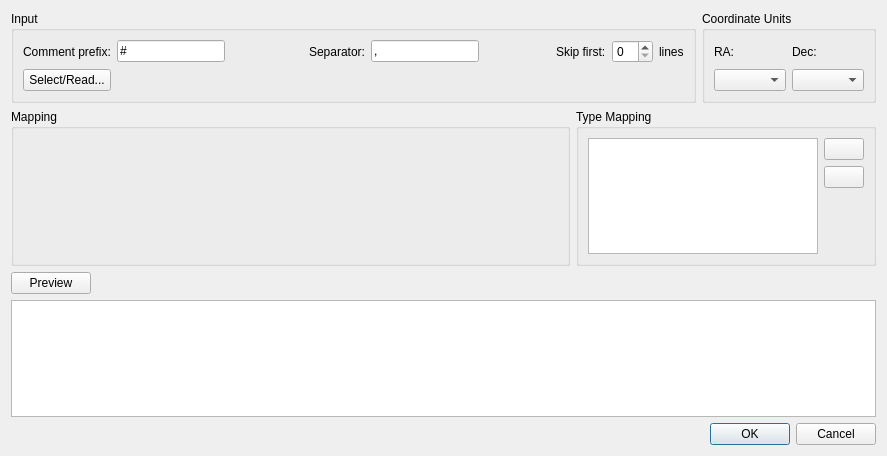
<?xml version="1.0" encoding="UTF-8"?>
<ui version="4.0">
 <class>CatalogCSVImport</class>
 <widget class="QDialog" name="CatalogCSVImport">
  <property name="geometry">
   <rect>
    <x>0</x>
    <y>0</y>
    <width>887</width>
    <height>456</height>
   </rect>
  </property>
  <property name="windowTitle">
   <string>CSV Import</string>
  </property>
  <layout class="QVBoxLayout" name="verticalLayout">
   <item>
    <layout class="QHBoxLayout" name="horizontalLayout_5">
     <property name="topMargin">
      <number>0</number>
     </property>
     <item>
      <widget class="QGroupBox" name="groupBox">
       <property name="sizePolicy">
        <sizepolicy hsizetype="Minimum" vsizetype="Minimum">
         <horstretch>0</horstretch>
         <verstretch>0</verstretch>
        </sizepolicy>
       </property>
       <property name="minimumSize">
        <size>
         <width>0</width>
         <height>0</height>
        </size>
       </property>
       <property name="title">
        <string>Input</string>
       </property>
       <layout class="QGridLayout" name="gridLayout">
        <item row="2" column="4">
         <widget class="QLabel" name="obj_count">
          <property name="text">
           <string/>
          </property>
         </widget>
        </item>
        <item row="1" column="8">
         <widget class="QLabel" name="label_3">
          <property name="text">
           <string>lines</string>
          </property>
         </widget>
        </item>
        <item row="2" column="1" colspan="3">
         <widget class="QLabel" name="file_path_label">
          <property name="text">
           <string/>
          </property>
         </widget>
        </item>
        <item row="1" column="5">
         <spacer name="horizontalSpacer">
          <property name="orientation">
           <enum>Qt::Horizontal</enum>
          </property>
          <property name="sizeHint" stdset="0">
           <size>
            <width>40</width>
            <height>20</height>
           </size>
          </property>
         </spacer>
        </item>
        <item row="1" column="6">
         <widget class="QLabel" name="label_2">
          <property name="text">
           <string>Skip first:</string>
          </property>
         </widget>
        </item>
        <item row="1" column="3">
         <widget class="QLabel" name="label_4">
          <property name="text">
           <string>Separator:</string>
          </property>
         </widget>
        </item>
        <item row="1" column="1">
         <widget class="QLineEdit" name="comment_prefix">
          <property name="sizePolicy">
           <sizepolicy hsizetype="Minimum" vsizetype="Fixed">
            <horstretch>0</horstretch>
            <verstretch>0</verstretch>
           </sizepolicy>
          </property>
          <property name="minimumSize">
           <size>
            <width>100</width>
            <height>0</height>
           </size>
          </property>
          <property name="maximumSize">
           <size>
            <width>1000</width>
            <height>16777215</height>
           </size>
          </property>
          <property name="text">
           <string>#</string>
          </property>
          <property name="maxLength">
           <number>1</number>
          </property>
         </widget>
        </item>
        <item row="1" column="2">
         <spacer name="horizontalSpacer_2">
          <property name="orientation">
           <enum>Qt::Horizontal</enum>
          </property>
          <property name="sizeHint" stdset="0">
           <size>
            <width>40</width>
            <height>20</height>
           </size>
          </property>
         </spacer>
        </item>
        <item row="1" column="4">
         <widget class="QLineEdit" name="separator">
          <property name="maximumSize">
           <size>
            <width>16777176</width>
            <height>16777215</height>
           </size>
          </property>
          <property name="text">
           <string>,</string>
          </property>
          <property name="maxLength">
           <number>1</number>
          </property>
         </widget>
        </item>
        <item row="1" column="7">
         <widget class="QSpinBox" name="skip"/>
        </item>
        <item row="2" column="0">
         <widget class="QPushButton" name="file_select_button">
          <property name="text">
           <string>Select/Read...</string>
          </property>
         </widget>
        </item>
        <item row="1" column="0">
         <widget class="QLabel" name="label">
          <property name="text">
           <string>Comment prefix:</string>
          </property>
         </widget>
        </item>
       </layout>
      </widget>
     </item>
     <item>
      <widget class="QGroupBox" name="groupBox_2">
       <property name="title">
        <string>Coordinate Units</string>
       </property>
       <layout class="QHBoxLayout" name="horizontalLayout_4">
        <item>
         <layout class="QHBoxLayout" name="horizontalLayout_3">
          <item>
           <layout class="QVBoxLayout" name="verticalLayout_3">
            <item>
             <widget class="QLabel" name="label_6">
              <property name="text">
               <string>RA:</string>
              </property>
             </widget>
            </item>
            <item>
             <widget class="QComboBox" name="ra_units"/>
            </item>
           </layout>
          </item>
          <item>
           <layout class="QVBoxLayout" name="verticalLayout_5">
            <item>
             <widget class="QLabel" name="label_7">
              <property name="text">
               <string>Dec:</string>
              </property>
             </widget>
            </item>
            <item>
             <widget class="QComboBox" name="dec_units"/>
            </item>
           </layout>
          </item>
         </layout>
        </item>
       </layout>
      </widget>
     </item>
    </layout>
   </item>
   <item>
    <layout class="QHBoxLayout" name="horizontalLayout_2">
     <property name="topMargin">
      <number>0</number>
     </property>
     <item>
      <widget class="QGroupBox" name="column_mapping">
       <property name="sizePolicy">
        <sizepolicy hsizetype="Expanding" vsizetype="Minimum">
         <horstretch>0</horstretch>
         <verstretch>0</verstretch>
        </sizepolicy>
       </property>
       <property name="title">
        <string>Mapping</string>
       </property>
      </widget>
     </item>
     <item>
      <widget class="QGroupBox" name="type_mapping">
       <property name="maximumSize">
        <size>
         <width>300</width>
         <height>16777215</height>
        </size>
       </property>
       <property name="title">
        <string>Type Mapping</string>
       </property>
       <layout class="QHBoxLayout" name="horizontalLayout">
        <item>
         <widget class="QTableWidget" name="type_table">
          <property name="maximumSize">
           <size>
            <width>16777215</width>
            <height>16777215</height>
           </size>
          </property>
         </widget>
        </item>
        <item>
         <layout class="QVBoxLayout" name="verticalLayout_2">
          <property name="leftMargin">
           <number>0</number>
          </property>
          <item>
           <widget class="QPushButton" name="add_map">
            <property name="icon">
             <iconset theme="list-add">
              <normaloff>.</normaloff>.</iconset>
            </property>
           </widget>
          </item>
          <item>
           <widget class="QPushButton" name="remove_map">
            <property name="icon">
             <iconset theme="list-remove">
              <normaloff>.</normaloff>.</iconset>
            </property>
           </widget>
          </item>
          <item>
           <spacer name="verticalSpacer">
            <property name="orientation">
             <enum>Qt::Vertical</enum>
            </property>
            <property name="sizeHint" stdset="0">
             <size>
              <width>20</width>
              <height>40</height>
             </size>
            </property>
           </spacer>
          </item>
         </layout>
        </item>
       </layout>
      </widget>
     </item>
    </layout>
   </item>
   <item>
    <layout class="QHBoxLayout" name="horizontalLayout_6">
     <property name="bottomMargin">
      <number>0</number>
     </property>
     <item>
      <widget class="QPushButton" name="preview_button">
       <property name="text">
        <string>Preview</string>
       </property>
      </widget>
     </item>
     <item>
      <spacer name="horizontalSpacer_3">
       <property name="orientation">
        <enum>Qt::Horizontal</enum>
       </property>
       <property name="sizeHint" stdset="0">
        <size>
         <width>40</width>
         <height>20</height>
        </size>
       </property>
      </spacer>
     </item>
    </layout>
   </item>
   <item>
    <widget class="QTableView" name="preview"/>
   </item>
   <item>
    <widget class="QDialogButtonBox" name="buttonBox">
     <property name="orientation">
      <enum>Qt::Horizontal</enum>
     </property>
     <property name="standardButtons">
      <set>QDialogButtonBox::Cancel|QDialogButtonBox::Ok</set>
     </property>
    </widget>
   </item>
  </layout>
 </widget>
 <resources/>
 <connections>
  <connection>
   <sender>buttonBox</sender>
   <signal>accepted()</signal>
   <receiver>CatalogCSVImport</receiver>
   <slot>accept()</slot>
   <hints>
    <hint type="sourcelabel">
     <x>248</x>
     <y>254</y>
    </hint>
    <hint type="destinationlabel">
     <x>157</x>
     <y>274</y>
    </hint>
   </hints>
  </connection>
  <connection>
   <sender>buttonBox</sender>
   <signal>rejected()</signal>
   <receiver>CatalogCSVImport</receiver>
   <slot>reject()</slot>
   <hints>
    <hint type="sourcelabel">
     <x>316</x>
     <y>260</y>
    </hint>
    <hint type="destinationlabel">
     <x>286</x>
     <y>274</y>
    </hint>
   </hints>
  </connection>
 </connections>
</ui>
